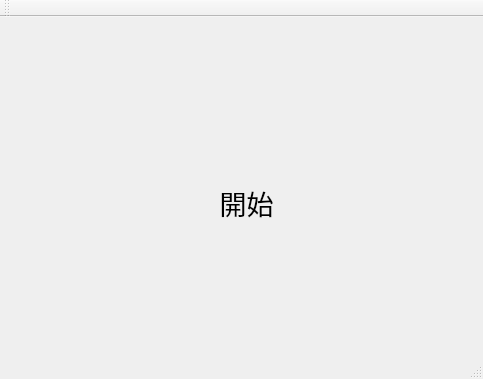
<?xml version="1.0" encoding="UTF-8"?>
<ui version="4.0">
 <class>MainWindow</class>
 <widget class="QMainWindow" name="MainWindow">
  <property name="geometry">
   <rect>
    <x>0</x>
    <y>0</y>
    <width>483</width>
    <height>379</height>
   </rect>
  </property>
  <property name="windowTitle">
   <string>MainWindow</string>
  </property>
  <widget class="QWidget" name="centralWidget">
   <widget class="QLabel" name="label">
    <property name="geometry">
     <rect>
      <x>0</x>
      <y>0</y>
      <width>480</width>
      <height>320</height>
     </rect>
    </property>
    <property name="text">
     <string/>
    </property>
    <property name="pixmap">
     <pixmap resource="pic.qrc">:/use/menu.jpg</pixmap>
    </property>
   </widget>
   <widget class="QPushButton" name="pushButton">
    <property name="geometry">
     <rect>
      <x>190</x>
      <y>170</y>
      <width>113</width>
      <height>32</height>
     </rect>
    </property>
    <property name="font">
     <font>
      <pointsize>20</pointsize>
     </font>
    </property>
    <property name="text">
     <string>開始</string>
    </property>
    <property name="flat">
     <bool>true</bool>
    </property>
   </widget>
  </widget>
  <widget class="QMenuBar" name="menuBar">
   <property name="geometry">
    <rect>
     <x>0</x>
     <y>0</y>
     <width>483</width>
     <height>22</height>
    </rect>
   </property>
  </widget>
  <widget class="QToolBar" name="mainToolBar">
   <attribute name="toolBarArea">
    <enum>TopToolBarArea</enum>
   </attribute>
   <attribute name="toolBarBreak">
    <bool>false</bool>
   </attribute>
  </widget>
  <widget class="QStatusBar" name="statusBar"/>
 </widget>
 <layoutdefault spacing="6" margin="11"/>
 <resources>
  <include location="pic.qrc"/>
 </resources>
 <connections/>
</ui>
